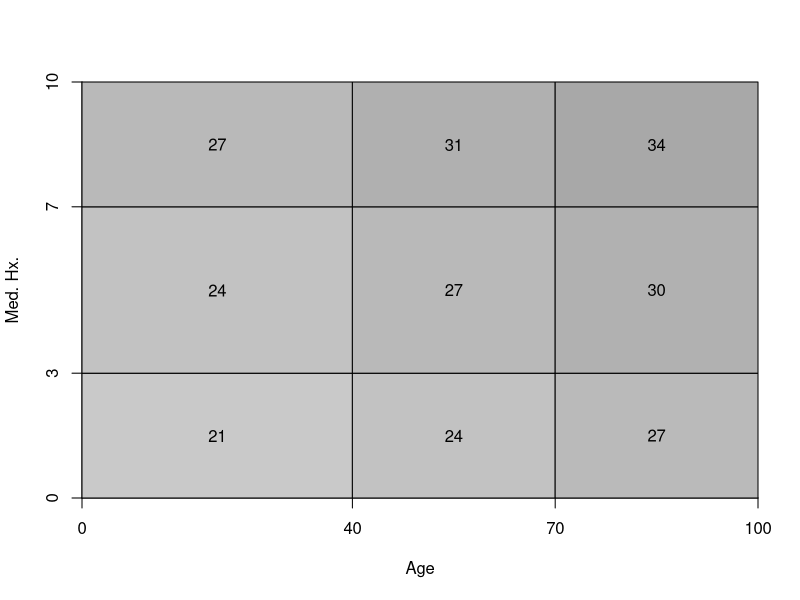
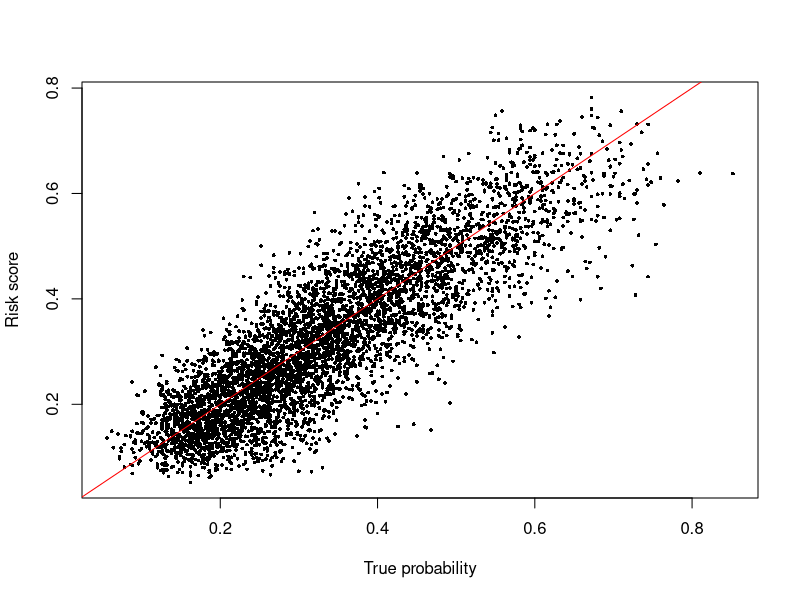
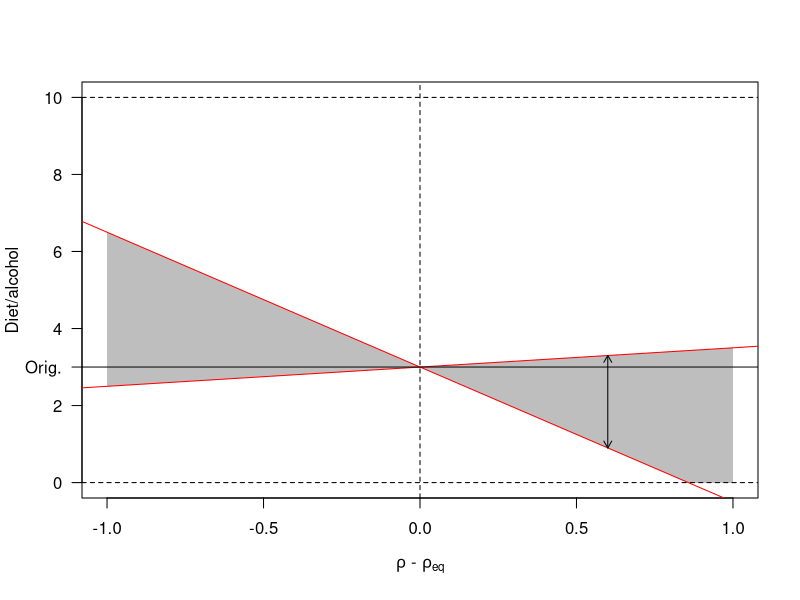
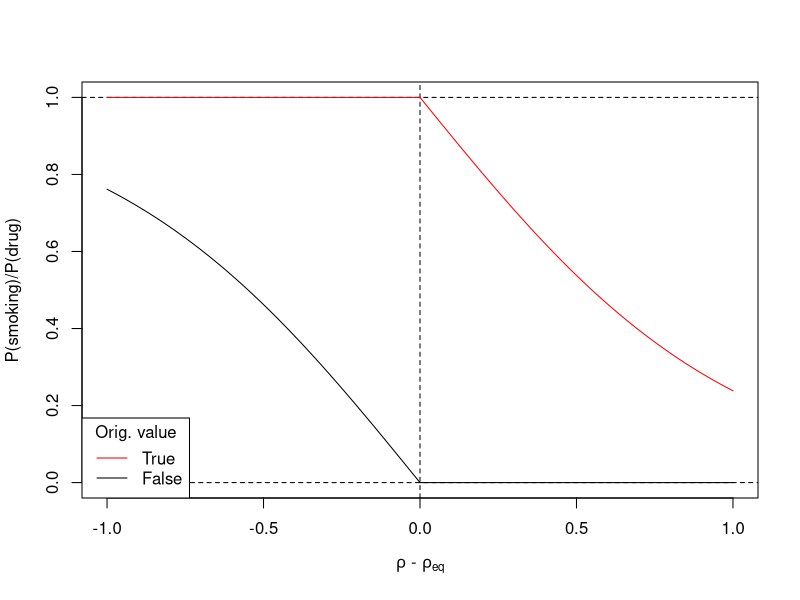

Write the R code that produced these figures, in order. (Note: this script raises an error after producing the figures.)
################################################################
################################################################
## Successive adjuvancy basic simulation of theorem 2         ##
################################################################
################################################################
## 
## James Liley, April 27
##



################################################################
## Seed, functions, switches, parameters                      ##
################################################################

# Random seed
seed=7364

# Set to TRUE to draw figures
drawfigs=TRUE

# Set to TRUE to save figures
savefigs=FALSE

# Set to TRUE to force a re-run; otherwise, existing objects will be used to draw figures.
rerun=FALSE



################################################################
## Packages, scripts and basic functions                      ##
################################################################

# Packages
library(matrixStats)
library(randomForest)
library(shape)

# Logistic and logit functions
logistic=function(x,a=1) 1/(1+exp(-a*x))
logit=function(x,a=1) (1/a)*log(-1 + 1/x)


################################################################
## Control parameters                                         ##
################################################################


## Settings for main simulation
npop=10000
nmed=10
pmed0=runif(nmed,0,0.5)

## General parameter controlling strength of intervention; higher=heavier intervention.
gamma=0.5

# Eventual number of epochs
e=20 

## Absolute size of coefficients for modifiable and non-modifiable covariates respectively
mod_scale=1
nmod_scale=0.5

# Degree of randomness in intervention. If >3*gamma, then intervention can move covariates in the 'wrong' direction.
int_r0=2

# Method for model fitting; "rf" or "glm"
fmodel="rf"


################################################################
## Simulate covariates of a random population                 ##
################################################################


##' @name newX
##' @description generates a random matrix of size npop containing
##'  medical-like covariates
##' @param seed random seed
##' @param npop size of population to simulate
##' @param pmed frequencies at which medications are prescribed (length is number of separate medications); defaults to 10 'drugs' at random frequencies
##' @return a data frame containing values
newX=function(seed=1,npop=10000,pmed=pmed0) {
  
  # random seed
  set.seed(seed)
  
  ## Covariates 1; non-modifiable. Age, deprivation, medical history
  age=sample(1:100,npop,rep=TRUE,prob=100 - (0.8*(1:100)))
  sex=sample(0:1,npop,rep=TRUE)
  deprivation=sample(1:5,npop,rep=TRUE)
  medhx=sample(1:10,npop,re=TRUE)
  
  ## Covariates 2; modifiable. Medications 1 to 10 (prescribed or not), diet, 
  ##  smoking, alcohol, exercise. Drugs/medications may either increase or 
  ##  decrease risk; with lifestyle factors, higher value = higher risk.
  if (is.null(pmed)) {
    nmed=10
    pmed=runif(nmed,0,0.5) # frequency with which drugs are prescribed
  } else nmed=length(pmed)
  meds=c(); for (i in 1:nmed) meds[[i]]=sample(0:1,npop,rep=T,prob=c(1-pmed[i],pmed[i]))
  meds=as.data.frame(meds); colnames(meds)=paste0("med",1:nmed)
  
  diet=runif(npop,0,10)
  smoking=sample(0:1,npop,rep=T,prob=c(0.7,0.3)) # 30% smoke
  alcohol=runif(npop,0,10)
  
  # Full data matrix
  data=cbind(age,sex,deprivation,medhx,meds,diet,smoking,alcohol)
  
  return(data)
}

################################################################
## Define ground-truth probability of outcome (f)             ##
################################################################

## Uses a linear model, with covariates set semi-randomly
set.seed(3726)

## Values of each covariate corresponding to 'reasonable' overall risk,
##  once age and medhx have been substituted to values corresponding to 
##  subcohort.
xsc=0.9 # Controls the difference between the baseline mean risk and the target risk. Lower=lower target
midvals=c(50,0.5,2,5,xsc*pmed0,xsc*5,xsc*0.5,xsc*5)
names(midvals)=colnames(newX(1,npop=10))

## Set true coefficients
med_coef_gen=rnorm(nmed,sd=0.1*mod_scale)
coef_gen=c(nmod_scale*c(age=0.01,sex=0.5,deprivation=0.2,medhx=0.1),
  mod_scale*c(meds=med_coef_gen,diet=0.1,smoking=0.2,alcohol=0.2))

## Constant
const_gen=-(t(midvals) %*% coef_gen)[1,1]-1


##' @name f
##' @description Ground truth function; probability of outcome given data dat
##' @param dat input matrix with same column names, types, and ranges as above
##' @return vector of probabilities of outcome
f=function(dat,coef=coef_gen,const=const_gen) {
  return(logistic((as.matrix(dat) %*% coef) + const))
}





################################################################
## Split population into subcohorts with various acceptable   ##
##  outcome probabilities                                     ##
################################################################

# indicator function: cohorts based on age and medical history
age_breaks=c(0,40,70,100)
medhx_breaks=c(0,3,7,10)
age_mean=(age_breaks[1:(length(age_breaks)-1)] + age_breaks[2:length(age_breaks)])/2
medhx_mean=(medhx_breaks[1:(length(medhx_breaks)-1)] + medhx_breaks[2:length(medhx_breaks)])/2

# Acceptable values (rho_eq) in each subcohort

##' @name rho_eq_sub
##' @description Generates a list of 'acceptable' values for risk in each age/medical-history subcohort.
##' @param coef the coefficients to use in the estimation of acceptable risk
##' @param const the constant to use in the estimation of acceptable risk
##' @return a vector of acceptable risks with names corresponding to 2d intervals.
rho_eq_sub=function(coef=coef_gen,const=const_gen) {
  rho_eq_val=matrix(0,length(age_breaks),length(medhx_breaks))
  for (i in 1:length(age_mean))
    for (j in 1:length(medhx_mean)) {
      mid0=midvals
      mid0["age"]=age_mean[i]; mid0["medhx"]=medhx_mean[j];
      rho_eq_val[i,j]=logistic(const + (t(mid0)%*%coef)[1,1])
    }
  xa=cut(-1:101,breaks=age_breaks); 
  xb=cut(-1:11,breaks=medhx_breaks);
  rnames=as.vector(outer(levels(xa),levels(xb),function(x,y) paste0(x,"_",y)))
  rvec=as.vector(rho_eq_val[1:(length(age_breaks)-1),1:(length(medhx_breaks)-1)])
  names(rvec)=rnames
  return(rvec)
}

# Values for const=const_gen,coef=coef_gen
rho_eq0=rho_eq_sub()


##' @name subcohorts
##' @description generates subcohort assignments for a matrix of data
##' @param X matrix of data
##' @return subcohort indices, as factor. These can be used to look up acceptable risk values.
subcohorts=function(X) {
  age_f=cut(X$age,breaks=age_breaks)
  medhx_f=cut(X$medhx,breaks=medhx_breaks)
  subc=as.factor(paste0(as.character(age_f),"_",as.character(medhx_f)))
  return(subc)
}




# Draw figure
if (drawfigs) {
  if (savefigs) pdf("./rho_eq_values_by_cohort.pdf",width=4,height=4)
  plot(0,xlim=range(age_breaks),ylim=range(medhx_breaks),type="n",xlab="Age",ylab="Med. Hx.",
    xaxs="i",yaxs="i",xaxt="n",yaxt="n")
  rho_eqm=matrix(rho_eq_sub(),3,3)
  axis(1,at=age_breaks); axis(2,at=medhx_breaks)
  for (i in 1:(length(age_breaks)-1))
    for (j in 1:(length(medhx_breaks)-1)) {
      polygon(age_breaks[c(i,i+1,i+1,i)],medhx_breaks[c(j,j,j+1,j+1)],
        col=gray(1-rho_eqm[i,j]))
      text((age_breaks[i]+age_breaks[i+1])/2,(medhx_breaks[j]+medhx_breaks[j+1])/2,
        round(100*rho_eqm[i,j]))
    }
  if (savefigs) dev.off()
}



################################################################
## Functions to fit risk score and make predictions           ##
################################################################

##' @name fit_risk_score
##' @description Fits a risk score to a design matrix and target, using a simple random forest
##' @param X design matrix
##' @param target target outcome
##' @param ntree number of trees; default 100
##' @param ... passed to randomForest()
##' @return an object which can be used to make predictions with predict()
fit_risk_score=function(X,target,...) {
  if (fmodel=="glm") return(glm(target~.,data=cbind(X,target),family=binomial(link="logit")))
  if (fmodel=="rf") return(randomForest(X,as.factor(target),...))
}

##' @name predict_risk
##' @description Makes a prediction given a model; wrapper for predict function
##' @param X design matrix
##' @param fit fitted risk score object 
##' @param ... passed to predict()
##' @return vector of predictions
predict_risk=function(X,fit,...) {
  if (fmodel=="glm") return(predict(fit,X,type="response"))
  if (fmodel=="rf") return(predict(fit,X,type="prob",...)[,2])
}


## Draw 
if (drawfigs) {
  if (savefigs) pdf("./example_fitted_vs_true.pdf",width=4,height=4)
  ## Generate a random population
  set.seed(seed)
  data=newX(seed,npop,pmed0)
  train=1:(npop/2); test=(npop/2 + 1):npop
  target_prob=f(data)
  target=rbinom(npop,1,prob=target_prob)
  scm=fit_risk_score(data[train,],target[train])
  xprob=predict_risk(data[test,],scm)
  plot(xprob,target_prob[test],xlab="True probability",ylab="Risk score",pch=16,cex=0.5)
  abline(0,1,col="red")
  if (savefigs) dev.off()
}


################################################################
## Define an intervention function (random-valued)            ##
################################################################


##' @name intervention
##' @description Defines a set of interventions on variables X, returning a new matrix X.
##'  The intervention is 'realistic' in the sense of modelling the action of a medical practitioner.
##' @param X input matrix of covariates
##' @param Y risk scores
##' @param rho_eq vector of acceptable risks, attainable from rho_eq_sub()
##' @param med_effect we assume the actor knows the sign of effects of medications on risk.
##' @param int_r parameter controlling degree of randomness in intervention. Inevitably still randomness unless int_r=0; decrease in randomness is not continuous.
##' @return a new matrix similar to X with appropriate changes made.
intervention=function(X,Y,rho_eq=rho_eq0,med_effect=sign(med_coef_gen),int_r=int_r0) {
  
  # General information
  N=dim(X)[1]
  
  # Establish subcohorts of individuals in X
  subc=subcohorts(X)
  
  # Acceptable risks for each individual
  r_eq=rho_eq[as.character(subc)]
  
  # Difference between reported risk and acceptable risk
  delta=Y-r_eq
  
  ### Interventions to lifestyle
  
  # Change to diet (probabilistic). If risk is high, try and improve diet; if risk is low, 
  # do not give specific advice (diet will probabilistically worsen slightly)
  dm=X$diet-(3*gamma*delta); ds=abs(int_r*delta)
  newdiet=runif(N,
    dm - ds,   # Probably change X in the 'right' direction: 
    dm + ds    # Possibly change X in the wrong direction
  )
  newdiet=pmax(pmin(newdiet,10),0)
  
  # Change to alcohol (probabilistic). If risk is high, try and improve alcohol; if risk is low, 
  # do not give specific advice (alcohol will probabilistically worsen slightly)
  am=X$alcohol-(3*gamma*delta); as = abs(int_r*delta)
  newalcohol= runif(N,
    am - as,  # Probably change X in the 'right' direction: 
    am + as   # Possibly change X in the wrong direction
  )
  newalcohol=pmax(pmin(newdiet,10),0)
  
  # Change to smoking probability (probabilistic). 
  # If the person already smokes, then decrease/slightly increase their probability of smoking after
  #  intervention according to their score.
  # Denote d=delta; v0=smoking status pre-intervention; p1(d,v0)=probability of smoking post-intervention
  # p1(0,v0) ≈ 1_(v0=1)               # if at equivocal risk, they stay as they are
  # p1(x,v0) ≈ (1-x) 1_(v0=1) if x>0  # if at higher-than equivocal risk, reduce probability of smoking
  # p1(x,v0) ≈ |x| 1_(v0=0) if x<0    # if at lower-than equivocal risk, probability of smoking passively increases
  v0=X$smoking; x=delta; gx=2*logistic(4*gamma*x)-1
  p1= (1-gx)*(v0==1 & x >= 0) + abs(gx)*(v0==0 & x<0) + 1*(v0==1 & x <= 0)
  if (int_r>0) newsmoke=rbinom(N,1,prob=p1) else newsmoke=p1
  
  # Change to medication probabilities (probabilistic). Similar to smoking.
  medx=setdiff(grep("med",colnames(X),value=T),"medhx")
  nmed=length(medx)
  newmed=X[,medx]
  for (i in 1:length(nmed)) {
    smed=med_effect[i]
    c0=X[,medx[i]]
    gx=2*logistic(4*gamma*x)-1
    if (smed>0) pnew= (1-gx)*(c0==1 & x >= 0) + abs(gx)*(c0==0 & x<0) + 1*(c0==1 & x <= 0)
    if (smed<=0) pnew= (1-abs(gx))*(c0==1 & x <= 0) + abs(gx)*(c0==0 & x>0) + 1*(c0==1 & x > 0)
    if (int_r>0) newmed[,i]=rbinom(N,1,prob=pnew) else newmed[,i]=pnew
  }
  colnames(newmed)=medx
  
  newX=cbind(X$age,X$sex,X$deprivation,X$medhx,newmed,newdiet,newsmoke,newalcohol)
  
  colnames(newX)=colnames(X)
  
  return(newX)    
}

## Draw some examples of interventions
if (drawfigs) {
  if (savefigs) pdf("./intervention1.pdf",width=4,height=4)
  plot(0,type="n",xlim=c(-1,1),ylim=c(0,10),
    xlab=expression(paste(rho," - ",rho[eq])),ylab="Diet/alcohol",yaxt="n") 
  orig=3; xr0=-1; xr1=1; yr0=0; yr1=10
  axis(2,at=c(0,2,3,4,6,8,10),label=c("0","2","Orig.","4","6","8","10"),las=2)
  g1=-(3*gamma - int_r0); g2=-(3*gamma + int_r0)
  polygon(c(-1,1,1,-orig/g2,-1,-1),c(orig - g1,orig + g1,0,0,orig - g2,orig-g1),
    col="gray",border=NA)
  abline(orig,g1,col="red");   abline(orig,g2,col="red")
  abline(v=0,lty=2); abline(h=yr0,lty=2); abline(h=yr1,lty=2)
  abline(h=orig,lwd=1)
  xex=0.6
  Arrows(xex,orig + g1*xex,xex,orig + g2*xex,code=3,arr.type="simple",arr.length=0.2)
  if (savefigs) dev.off()
  
  if (savefigs) pdf("./intervention2.pdf",width=4,height=4)
  plot(0,type="n",xlim=c(-1,1),ylim=c(0,1),
    xlab=expression(paste(rho," - ",rho[eq])),ylab="P(smoking)/P(drug)") 
  xr0=-1; xr1=1; yr0=0; yr1=1; xp=seq(0,1,length=200); xn=-xp
  gp=2*logistic(4*gamma*xp)-1;   gn=2*logistic(4*gamma*xn)-1
  abline(v=0,lty=2); abline(h=yr0,lty=2); abline(h=yr1,lty=2)
  lines(xp,1-gp,col="red"); lines(xn,rep(1,length(xn)),col="red")
  lines(xp,rep(0,length(xp)),col="black"); lines(xn,abs(gn),col="black")
  legend("bottomleft",c("True","False"),lty=c(1,1), col=c("red","black"),title="Orig. value")
  if (savefigs) dev.off()
}



################################################################
## Plotting function for scores                               ##
################################################################

##' @name plotscores
##' @description Draws a plot of risk scores across risk categories.
##' @param X matrix of covariates
##' @param legend draw a legend
plotscores=function(X,legend=FALSE) {
  target_prob=f(X)
  strat=subcohorts(X)
  sval=levels(strat)
  rho_eq0=rho_eq_sub()
  plot(0,xlim=c(0,length(sval)),ylim=c(-0.5,1.1),type="n",xaxt="n",yaxt="n",
    ylab="Risk",xlab="",bty="n")
  dsc=0.05; rl=0.7
  for (i in 1:length(sval)) {
    w=which(strat==sval[i])
    xx=i + rl*((1:length(w))/(1+length(w)))
    dx=density(target_prob[w])
    points(xx-1,target_prob[w],pch=".",col="gray")
    polygon(i + rl/2 + dsc*c(dx$y,-rev(dx$y))-1,c(dx$x,rev(dx$x)),
      col=rgb(0,0,1,alpha=0.5),border=NA)
    lines(c(i,i+rl)-1,rep(rho_eq0[sval[i]],2),col="red",lwd=2)
    points(i + rl/2-1,mean(target_prob[w]),pch=16,cex=0.6)
  }
  sval0=strsplit(levels(strat),"_")
  s1=unlist(lapply(sval0,function(x) x[1]))
  s2=unlist(lapply(sval0,function(x) x[2]))
  #s1=gsub("(","A: ",s1,fixed=T); s1=gsub(",","-",s1); s1=gsub("]","",s1)
  #s2=gsub("(","M: ",s2,fixed=T); s2=gsub(",","-",s2); s2=gsub("]","",s2)
  #sval2=paste0(s1,"; ",s2)
  axis(2,at=seq(0,1,length=6),las=2)
  mline=-0.18; spc=0.15
  mtext("Med.Hx:",side=2,line=3,at=mline,las=2,adj=0)
  mtext("Age:",side=2,line=3,at=mline-spc,las=2,adj=0)
  text((3-(1-rl))/2,mline,s2[1])
  text(3+(3-(1-rl))/2,mline,s2[2])
  text(6+(3-(1-rl))/2,mline,s2[3])
  for (i in 1:3) for (j in 1:3) text(3*i-3 + j-1 + rl/2,mline-spc,s1[3*j -2],srt=90,adj=c(0.8,0.5))
  #axis(1,at=1:length(sval),labels=sval2,las=2)
  segments(c(0,3,6),rep(mline-spc/2,3),c(3,6,9)-(1-rl),rep(mline-spc/2,3),lwd=2)
  
  
  if (legend) 
    legend("topleft",bty="n",c("Scores","Mean","Distribution",expression(rho[eq])),
      col=c("gray","black",rgb(0,0,1,alpha=0.5),"red"),pch=c(16,16,16,NA),lty=c(NA,NA,NA,1))
}





################################################################
## Run simulation                                             ##
################################################################

if (rerun | !exists(paste0("rho",e))) {
  data0=newX(seed,npop,pmed0) # Covariates, pre-intervention
  target0=rbinom(npop,1,prob=f(data0))
  rho0=fit_risk_score(data0,target0)
  print(0)
  for (i in 1:e) {
    data0=newX(seed + i,npop,pmed0) # Covariates, pre-intervention
    riskx=matrix(0,npop,i)
    trueriskx=riskx
    for (j in 1:i) {
      riskx[,j]=predict_risk(data0,get(paste0("rho",j-1)))
    }
    ndata=data0
    for (j in 1:i) {
      ndata=intervention(ndata,riskx[,j])
      trueriskx[,j]=f(ndata)
    }
    targetn=rbinom(npop,1,prob=f(ndata))
    assign(paste0("rho",i),fit_risk_score(data0,targetn))
    print(i)
  }
}

## Draw figures
if (drawfigs) {
  if (!savefigs) par(mfrow=c(1,2))
  if (savefigs) {
    pdf("./scores_pre_intervention.pdf",width=5,height=5)
    par(mar=c(1.1, 4.1, 1.1, 1.1))
  }
  plotscores(data0,legend=TRUE)
  if (savefigs) dev.off()
  if (savefigs) {
    pdf("./scores_post_intervention.pdf",width=5,height=5)
    par(mar=c(1.1, 4.1, 1.1, 1.1))
  }
  plotscores(ndata,legend=TRUE)
  if (savefigs) dev.off()
  if (!savefigs) par(mfrow=c(1,1))
}

